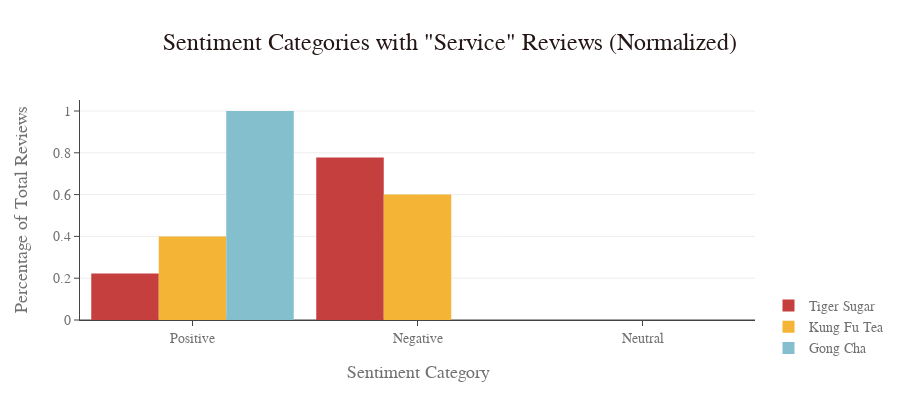

Notebook cell for this chart:
### Markdown cell above
### Sentiment over specific drinks

### Code cell
import plotly.graph_objects as go

# Function to count sentiment categories
def count_sentiment_categories(df):
    positive_count = (df['Sentiment Category'] == 'Positive').sum()
    negative_count = (df['Sentiment Category'] == 'Negative').sum()
    neutral_count = (df['Sentiment Category'] == 'Neutral').sum()
    total_reviews = len(df)
    return positive_count / total_reviews, negative_count / total_reviews, neutral_count / total_reviews

# Function to filter DataFrame for reviews containing the word 'service' and plot sentiment distribution
def plot_sentiment_distribution(df, name):
    # Filter the DataFrame to include only rows where the review contains the word 'service'
    service_reviews_df = df[df['Review'].str.contains('service', case=False)]

    # Count sentiment categories
    positive_ratio, negative_ratio, neutral_ratio = count_sentiment_categories(service_reviews_df)

    # Create bar trace for each sentiment category
    bar = go.Bar(
        x=['Positive', 'Negative', 'Neutral'],
        y=[positive_ratio, negative_ratio, neutral_ratio],
        name=name,
        marker_color=df['Color'].iloc[0]  # Set color based on DataFrame
    )

    return bar

# Define DataFrames
df_names = ['Tiger Sugar', 'Kung Fu Tea', 'Gong Cha']
restaurant_colors = primary_colors[:3]
data = []

# Iterate over each DataFrame
for df, color, name in zip([tiger_df, kungfu_df, gongcha_df], restaurant_colors, df_names):
    df['Color'] = color  # Add a 'Color' column to DataFrame for marker_color
    # Plot sentiment distribution for each DataFrame
    bar = plot_sentiment_distribution(df, name)
    data.append(bar)

# Create layout
layout = go.Layout(
    title='Sentiment Categories with "Service" Reviews (Normalized)',
    xaxis_title='Sentiment Category',
    yaxis_title='Percentage of Total Reviews',
    barmode='group',
    template=theme_hodp,
    height=400,
    bargap=0.1
)

# Specify the legend position
layout['legend'] = {'y': -0.2}  # Move legend down by 20% of the plot height

# Create figure
fig = go.Figure(data=data, layout=layout)

# Show plot
fig.show()

### Figure 1 — Plotly figure (JSON) as saved in the notebook; plotly's stock layout.template omitted (floating-point values rounded to 4 significant figures)
{"data": [{"marker": {"color": "#C63F3F"}, "name": "Tiger Sugar", "type": "bar", "x": ["Positive", "Negative", "Neutral"], "y": [0.2222, 0.7778, 0]}, {"marker": {"color": "#F4B436"}, "name": "Kung Fu Tea", "type": "bar", "x": ["Positive", "Negative", "Neutral"], "y": [0.4, 0.6, 0]}, {"marker": {"color": "#83BFCC"}, "name": "Gong Cha", "type": "bar", "x": ["Positive", "Negative", "Neutral"], "y": [1, 0, 0]}], "layout": {"bargap": 0.1, "barmode": "group", "height": 400, "legend": {"y": -0.2}, "title": {"text": "Sentiment Categories with \"Service\" Reviews (Normalized)"}, "xaxis": {"title": {"text": "Sentiment Category"}}, "yaxis": {"title": {"text": "Percentage of Total Reviews"}}}}
